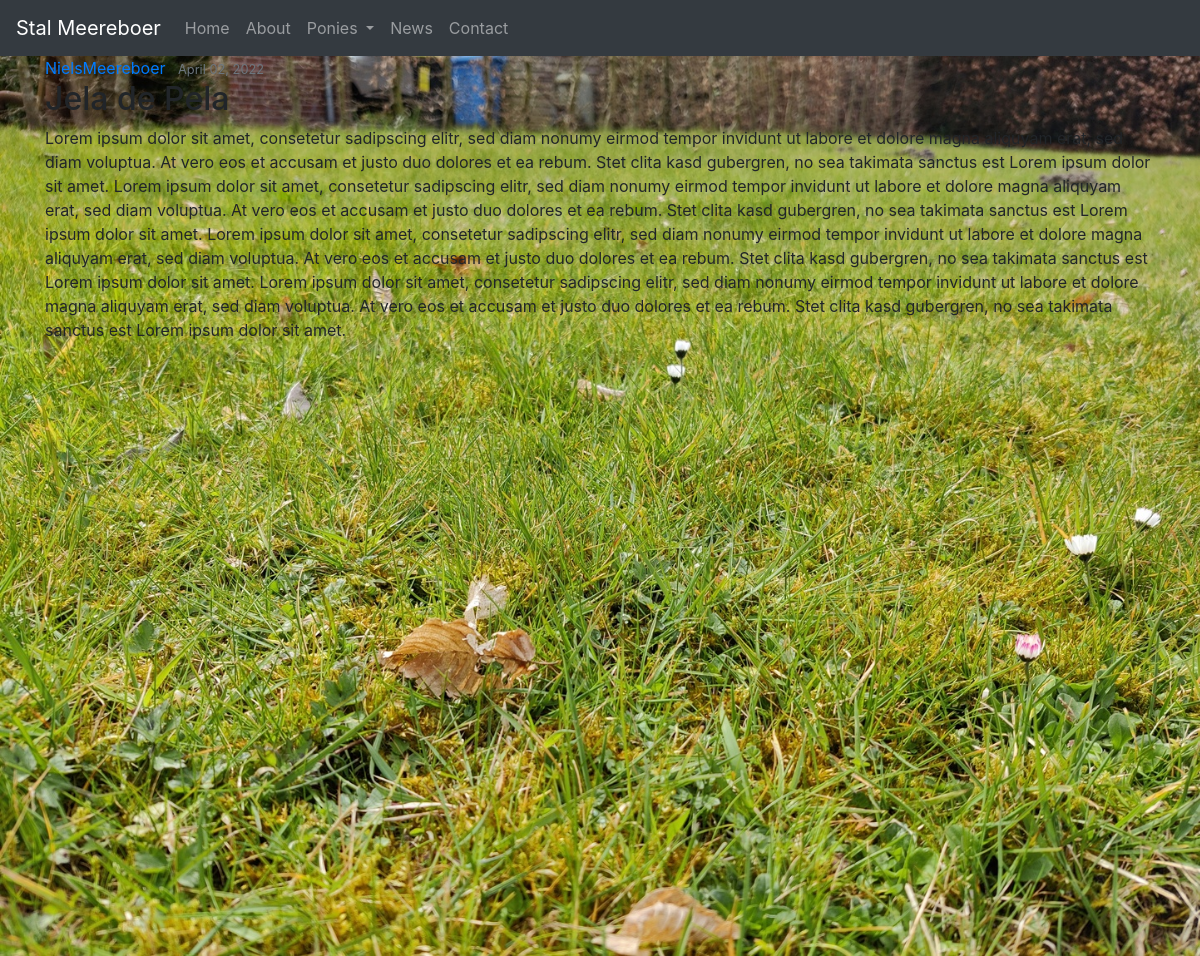
Page /post/20/ on the committed database.
### stalmeereboer/models.py (models this page shows, shortened)
class Post(models.Model):
    title = models.CharField(max_length=100)
    header_image = models.ImageField(null=True, blank=True, upload_to="newsimages/")
    content = models.TextField()
    date_posted = models.DateTimeField(default=timezone.now)
    author = models.ForeignKey(User, on_delete=models.CASCADE)

### stalmeereboer/views.py (the view)
# urls.py: path('post/<int:pk>/', PostDetailView.as_view(), name='post-detail'),
class PostDetailView(DetailView):
    model = Post

### stalmeereboer/templates/stalmeereboer/post_detail.html (shortened to what this page needs)
{% extends "stalmeereboer/base.html" %}
{% block content %}
  <article class="media content-section">
    <div class="media-body">
      <div class="article-metadata">
        <a class="mr-2" href="#">{{ object.author }}</a>
        <small class="text-muted">{{ object.date_posted|date:"F d, Y" }}</small>
      </div>
      <h2 class="article-title">{{ object.title }}</h2>
      <p class="article-content">{{ object.content }}</p>
    </div>
  </article>
{% endblock content %}

### rows in the picture
Post: author "NielsMeereboer", date_posted "April 02, 2022", title "Jela de Pela", content "Lorem ipsum dolor sit amet, consetetur sadipscing elitr, sed diam nonumy eirmod tempor invidunt ut labore et dolore magna aliquyam erat, sed diam voluptua. At vero eos et accusam et justo duo dolores et ea rebum. Stet clita kasd gubergren, no sea takimata sanctus est Lorem ipsum dolor sit amet. Lorem ipsum dolor sit amet, consetetur sadipscing elitr, sed diam nonumy eirmod tempor invidunt ut labore et dolore magna aliquyam erat, sed diam voluptua. At vero eos et accusam et justo duo dolores et ea rebum. Stet clita kasd gubergren, no sea takimata sanctus est Lorem ipsum dolor sit amet. Lorem ipsum dolor sit amet, consetetur sadipscing elitr, sed diam nonumy eirmod tempor invidunt ut labore…"
